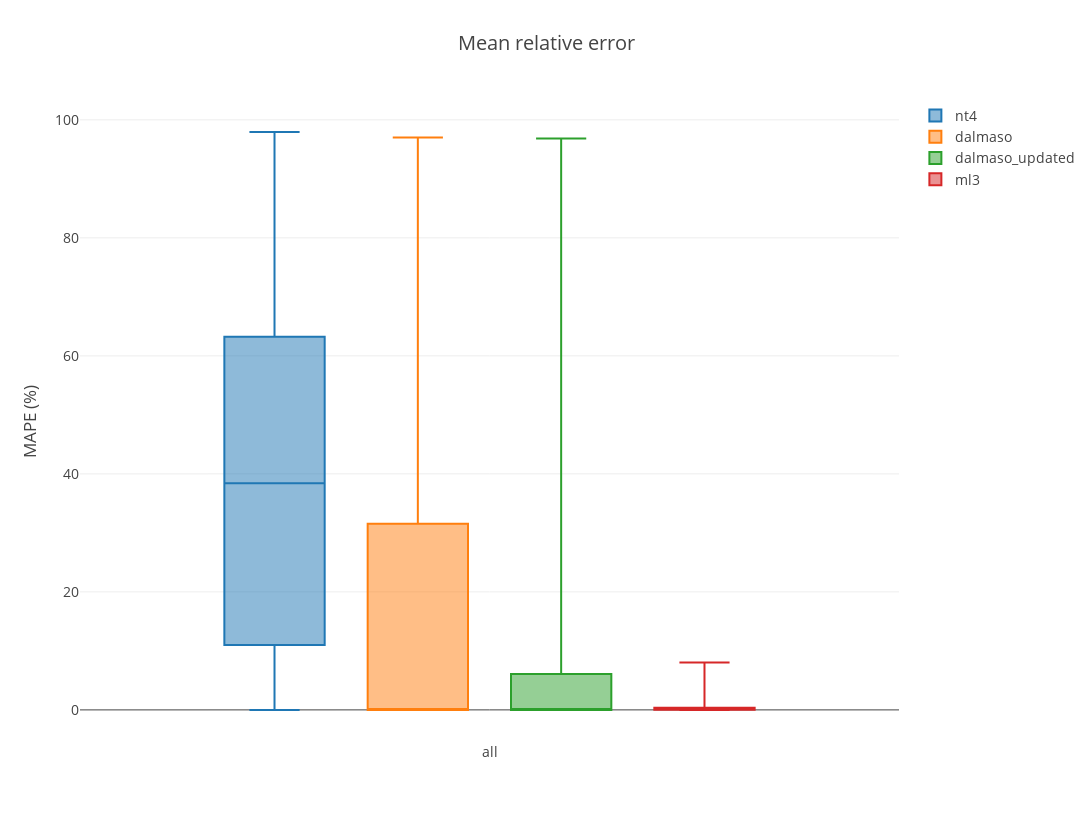

Notebook code cell kept with this figure:
### Markdown cell above
## 8.1. Mean relative error

### Code cell
error_box_all = mvc.plot.compare_methods(
    stats,
    descriptions,
    included_muscle=12,
    title='Mean relative error',
    ytitle='MAPE (%)')
py.iplot(error_box_all, filename='mvc/error_box_all')

### Figure 1 — Plotly figure (JSON) as saved in the notebook; plotly's stock layout.template omitted (floating-point values rounded to 4 significant figures; data arrays with more than 128 entries replaced by an {"elided": "..."} marker saying what was removed)
{"data": [{"boxpoints": false, "marker": {"color": "#1f77b4"}, "name": "nt4", "type": "box", "x": {"elided": "344 str values"}, "y": {"elided": "344 float values"}}, {"boxpoints": false, "marker": {"color": "#ff7f0e"}, "name": "dalmaso", "type": "box", "x": {"elided": "344 str values"}, "y": {"elided": "344 float values"}}, {"boxpoints": false, "marker": {"color": "#2ca02c"}, "name": "dalmaso_updated", "type": "box", "x": {"elided": "344 str values"}, "y": {"elided": "344 float values"}}, {"boxpoints": false, "marker": {"color": "#d62728"}, "name": "ml3", "type": "box", "x": {"elided": "344 str values"}, "y": {"elided": "344 float values"}}], "layout": {"boxmode": "group", "font": {"size": 14}, "height": 822, "hovermode": "closest", "title": "Mean relative error", "width": 1096, "yaxis": {"title": "MAPE (%)"}}}
